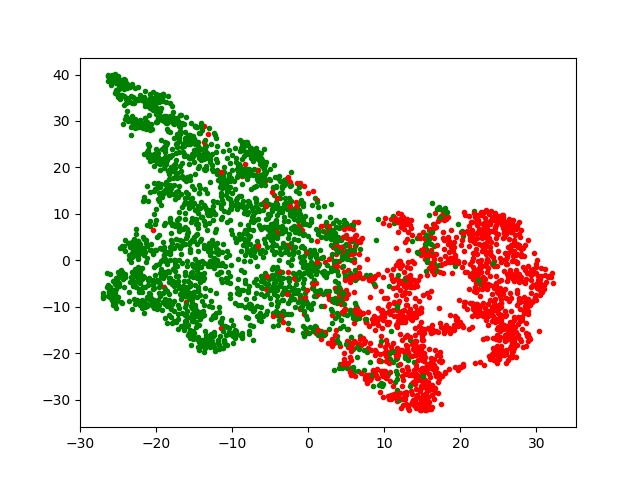
#> input picture data/visualize/19-12-04-23-53-10.jpg, 640 x 480 px; its folder holds only this picture in this run
$ python -i pre_fft_ela.py   (imports and definitions only)
#> lines starting #> are read from the running program, lines starting #| are printed output that depends on the picture
from PIL import Image, ImageFile, ImageChops
import numpy as np
from multiprocessing import Pool
import os

ImageFile.LOAD_TRUNCATED_IMAGES = True


def log_fft(img_path):
    img = Image.open(img_path).convert("L")
    f = np.fft.fft2(img)
    f = np.fft.fftshift(f)
    f = np.log(np.abs(f) + 1)
    upbound = np.max(f)
    if upbound != 0:
        f = f / upbound * 255
    return Image.fromarray(f).convert("L")


def ela(img_path):
#> called with img_path = '../data/visualize/19-12-04-23-53-10.jpg'
    original = Image.open(img_path).convert("RGB")
#> original is the input picture: PIL image 640x480 RGB; mean R, G, B 228, 225.6, 213.9
    original.save("tmp/tmp_{}.jpg".format(img_path.split("/")[-1].split(".")[0]), quality=90)
    temporary = Image.open("tmp/tmp_{}.jpg".format(img_path.split("/")[-1].split(".")[0]))

    diff = ImageChops.difference(original, temporary)
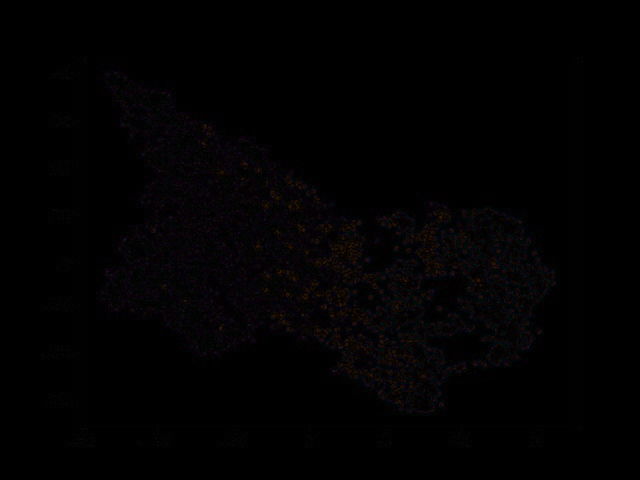
#> diff: PIL image 640x480 RGB; mean R, G, B 2, 1.3, 1.8
    d = diff.load()
    width, height = diff.size
#> width = 640; height = 480
    for x in range(width):
        for y in range(height):
            d[x, y] = tuple(k * 10 for k in d[x, y])

    return diff


def trans_fft(path):
    f = log_fft(path)
    pos_neg, path_name, img_name = path.split("/")[-3:]
    if pos_neg in ['train', 'test']:
        f.save("../data/fft/{}/{}/{}".format(pos_neg, path_name, img_name))
    else:
        f.save("../data/fft/{}/{}".format(path_name, img_name))


def trans_ela(path):
    f = ela(path)
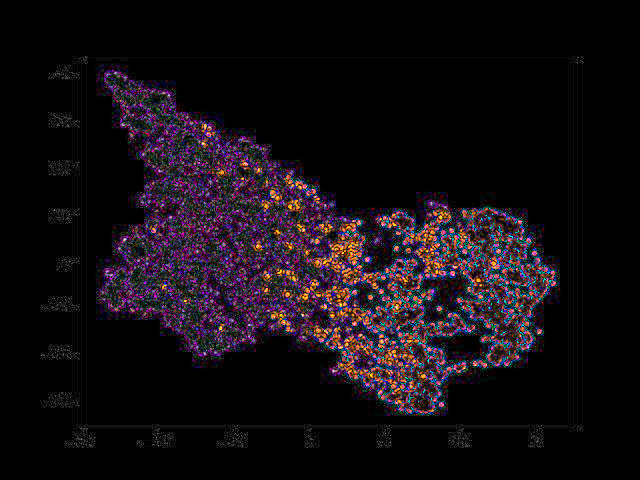
#> f: PIL image 640x480 RGB; mean R, G, B 19.1, 13.4, 18.1
    pos_neg, path_name, img_name = path.split("/")[-3:]
    if pos_neg in ['train', 'test']:
        f.save("../data/ela/{}/{}/{}.jpg".format(pos_neg, path_name, img_name.split(".")[0]))
    else:
        f.save("../data/ela/{}/{}.jpg".format(path_name, img_name.split(".")[0]))


# [20 lines not run here, left out]

>>> result = trans_ela('../data/visualize/19-12-04-23-53-10.jpg')

$ run again, on data/visualize/19-12-05-00-55-36.jpg
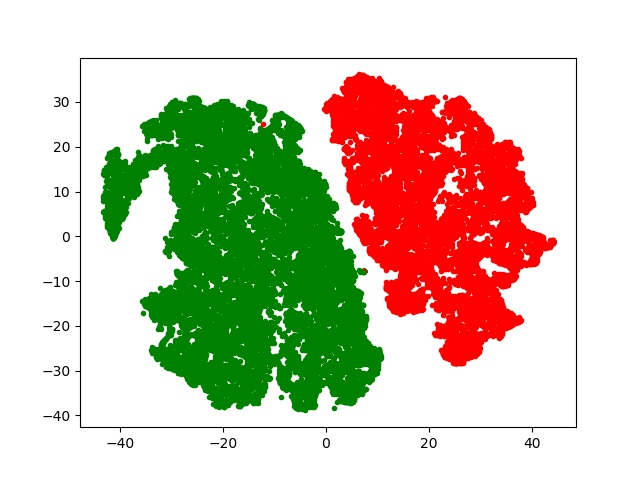
#> input picture data/visualize/19-12-05-00-55-36.jpg, 640 x 480 px
#> in ela, original is the input picture: PIL image 640x480 RGB; mean R, G, B 206.9, 199.9, 177.4
#> in ela, `diff = ImageChops.difference(original, temporary)`:
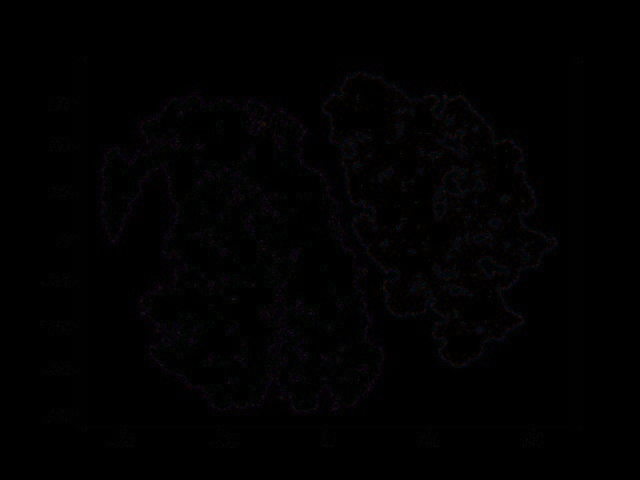
#> diff: PIL image 640x480 RGB; mean R, G, B 1.3, 1, 1.4
#> in trans_ela, `f = ela(path)`:
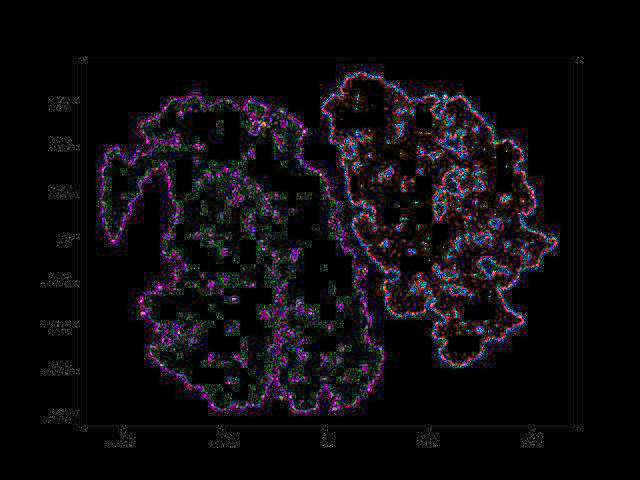
#> f: PIL image 640x480 RGB; mean R, G, B 12.6, 10.2, 13.6

$ run again, on data/visualize/19-12-06-20-58-41.jpg
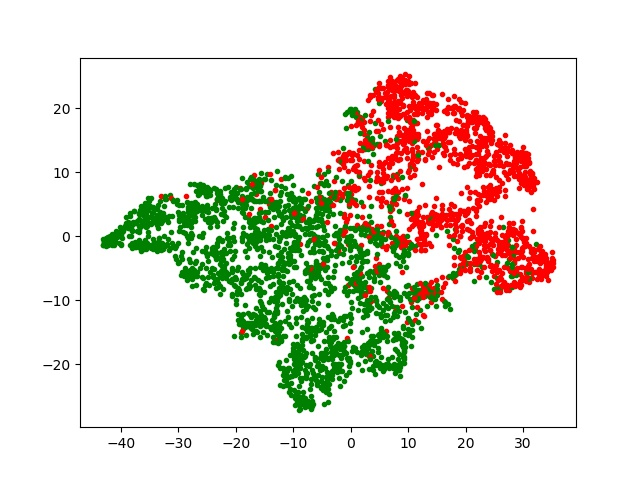
#> input picture data/visualize/19-12-06-20-58-41.jpg, 640 x 480 px
#> in ela, original is the input picture: PIL image 640x480 RGB; mean R, G, B 228.4, 226, 214.5
#> in ela, `diff = ImageChops.difference(original, temporary)`:
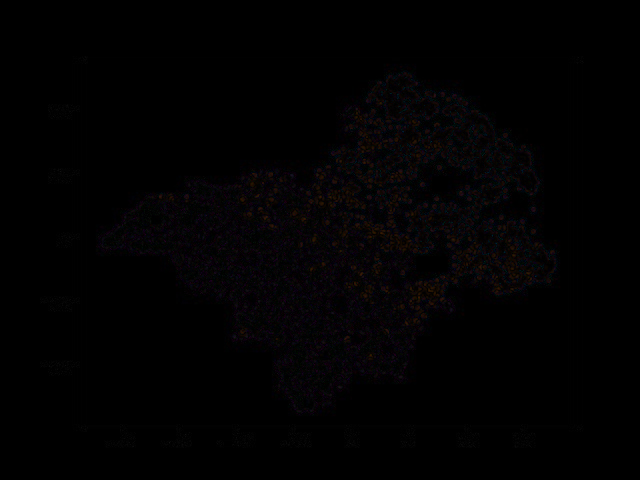
#> diff: PIL image 640x480 RGB; mean R, G, B 1.9, 1.3, 1.8
#> in trans_ela, `f = ela(path)`:
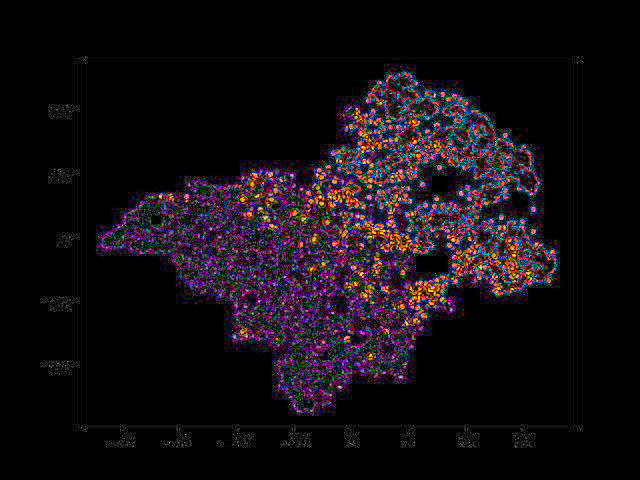
#> f: PIL image 640x480 RGB; mean R, G, B 18.9, 13.2, 18

$ run again, on data/visualize/19-12-09-14-41-21.jpg
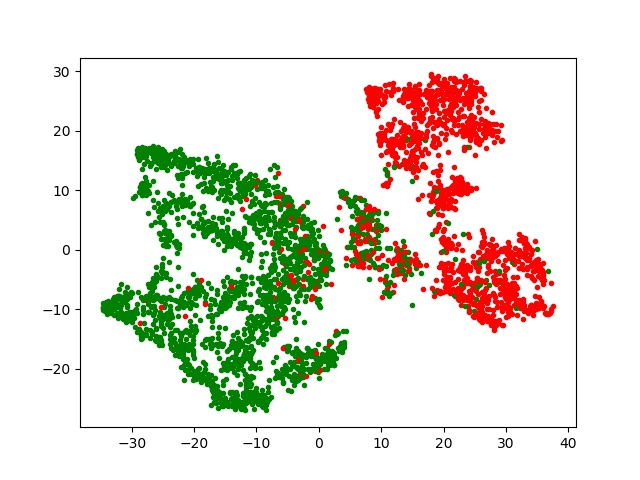
#> input picture data/visualize/19-12-09-14-41-21.jpg, 640 x 480 px
#> in ela, original is the input picture: PIL image 640x480 RGB; mean R, G, B 229.7, 227.8, 216.8
#> in ela, `diff = ImageChops.difference(original, temporary)`:
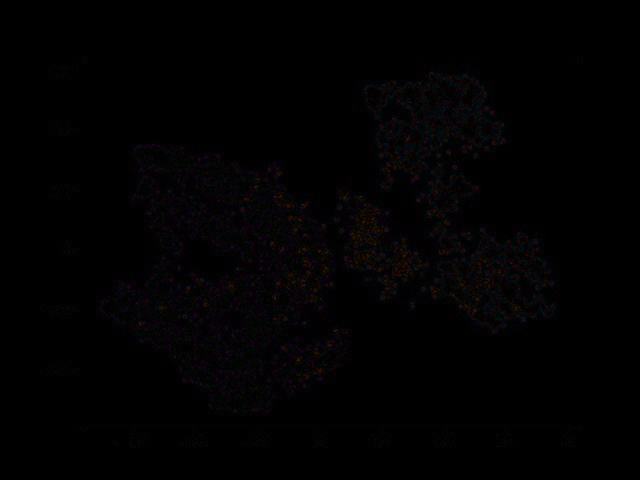
#> diff: PIL image 640x480 RGB; mean R, G, B 1.8, 1.2, 1.7
#> in trans_ela, `f = ela(path)`:
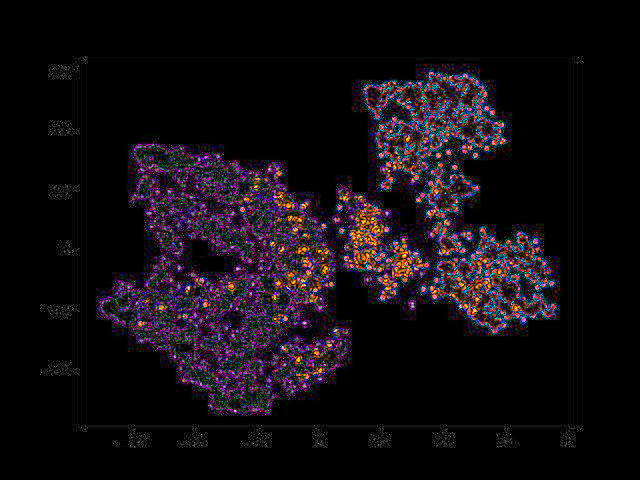
#> f: PIL image 640x480 RGB; mean R, G, B 17.6, 12.5, 17.2
